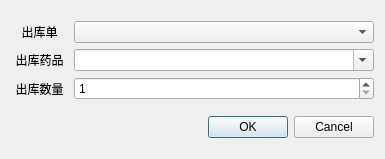
<?xml version="1.0" encoding="UTF-8"?>
<ui version="4.0">
 <class>OutWarehouseDrugDialog</class>
 <widget class="QDialog" name="OutWarehouseDrugDialog">
  <property name="geometry">
   <rect>
    <x>0</x>
    <y>0</y>
    <width>385</width>
    <height>159</height>
   </rect>
  </property>
  <property name="windowTitle">
   <string>出库药品</string>
  </property>
  <layout class="QGridLayout" name="gridLayout_2">
   <item row="0" column="0">
    <layout class="QGridLayout" name="gridLayout">
     <item row="2" column="0">
      <widget class="QLabel" name="label_2">
       <property name="text">
        <string>出库数量</string>
       </property>
       <property name="alignment">
        <set>Qt::AlignmentFlag::AlignCenter</set>
       </property>
      </widget>
     </item>
     <item row="1" column="1">
      <widget class="QComboBox" name="stock_out_drug_combox">
       <property name="editable">
        <bool>true</bool>
       </property>
      </widget>
     </item>
     <item row="1" column="0">
      <widget class="QLabel" name="label">
       <property name="text">
        <string>出库药品</string>
       </property>
       <property name="alignment">
        <set>Qt::AlignmentFlag::AlignCenter</set>
       </property>
      </widget>
     </item>
     <item row="0" column="0">
      <widget class="QLabel" name="label_3">
       <property name="text">
        <string>出库单</string>
       </property>
       <property name="alignment">
        <set>Qt::AlignmentFlag::AlignCenter</set>
       </property>
      </widget>
     </item>
     <item row="2" column="1">
      <widget class="QSpinBox" name="stock_out_number_spinBox">
       <property name="minimum">
        <number>1</number>
       </property>
       <property name="maximum">
        <number>999999999</number>
       </property>
       <property name="value">
        <number>1</number>
       </property>
      </widget>
     </item>
     <item row="0" column="1">
      <widget class="QComboBox" name="stock_out_list_combox">
       <property name="sizePolicy">
        <sizepolicy hsizetype="Fixed" vsizetype="Fixed">
         <horstretch>0</horstretch>
         <verstretch>0</verstretch>
        </sizepolicy>
       </property>
       <property name="minimumSize">
        <size>
         <width>300</width>
         <height>0</height>
        </size>
       </property>
      </widget>
     </item>
    </layout>
   </item>
   <item row="1" column="0">
    <widget class="QDialogButtonBox" name="buttonBox">
     <property name="mouseTracking">
      <bool>false</bool>
     </property>
     <property name="layoutDirection">
      <enum>Qt::LayoutDirection::LeftToRight</enum>
     </property>
     <property name="standardButtons">
      <set>QDialogButtonBox::StandardButton::Cancel|QDialogButtonBox::StandardButton::Ok</set>
     </property>
    </widget>
   </item>
  </layout>
 </widget>
 <resources/>
 <connections/>
</ui>
